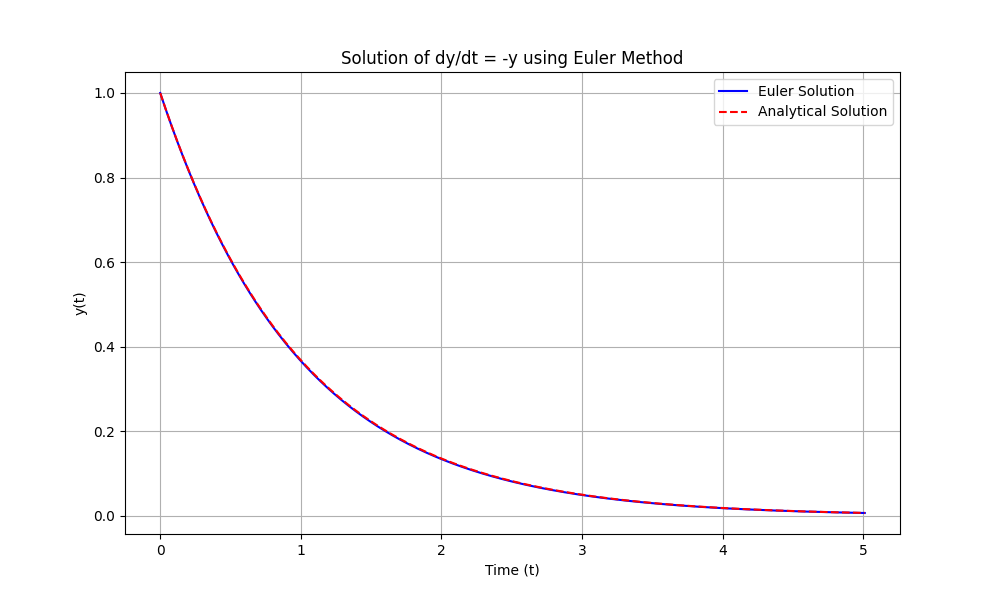

The Python source for this figure:
import matplotlib.pyplot as plt
import numpy as np

# Given t_values and y_values from the previous example
t_values = [0]
y_values = [1]
y0 = 1
t0 = 0
tf = 5
h = 0.01  # Step size
a = -1  # Constant in the differential equation

# Defining the analytical solution
def af(t):
    return y0 * np.e**(-t)

# Redefining f for local context
def f(t, y, a=-1):
    return a * y

# Redefining euler_step for local context
def euler_step(t, y, h, a=-1):
    return y + h * f(t, y, a)

# Solving the ODE
t = t0
y = y0
while t < tf:
    y = euler_step(t, y, h, a)
    t += h
    t_values.append(t)
    y_values.append(y)

# Calculating the analytical solution
y_analytical = [af(t) for t in t_values]

# Plotting the results
plt.figure(figsize=(10, 6))
plt.plot(t_values, y_values, label='Euler Solution', color='blue')
plt.plot(t_values, y_analytical, label='Analytical Solution', color='red', linestyle='dashed')
plt.title('Solution of dy/dt = -y using Euler Method')
plt.xlabel('Time (t)')
plt.ylabel('y(t)')
plt.grid(True)
plt.legend()
# plt.show()
plt.savefig('EulerMethod.png')